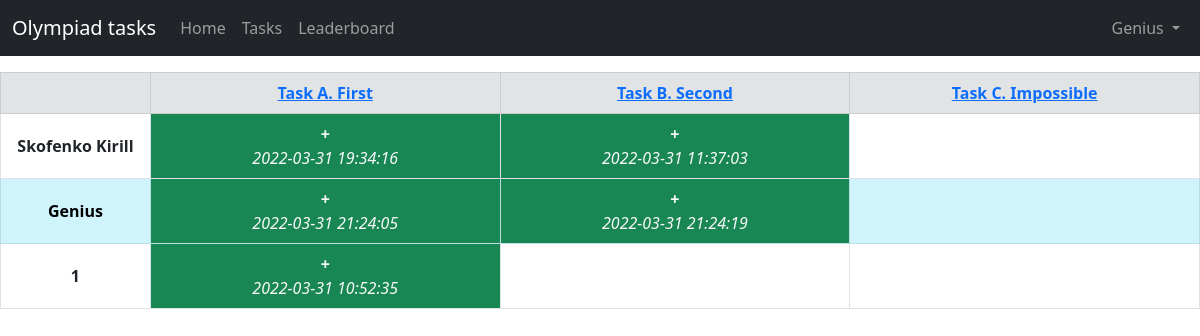
The app's page /leaderboard (signed in) with its own data.
### models.py (models this page shows, shortened)
class User(db.Model):
    id = db.Column(db.Integer, primary_key=True)
    name = db.Column(db.String(30), nullable=False, unique=True)
    email = db.Column(db.String(30), nullable=False, unique=True)
    psw_hash = db.Column(db.String(72), nullable=False)

class Task(db.Model):
    id = db.Column(db.Integer, primary_key=True)
    name = db.Column(db.String(30), nullable=False)
    text = db.Column(db.Text, nullable=False)
    answer = db.Column(db.Text, nullable=False)

class Completed(db.Model):
    user_id = db.Column(db.Integer, ForeignKey(User.id), nullable=False)
    task_id = db.Column(db.Integer, ForeignKey(Task.id), nullable=False)
    time = db.Column(db.DateTime, server_default=func.now())
    __table_args__ = (PrimaryKeyConstraint(user_id, task_id),)

### routes.py (the view)
@blueprint.route('/leaderboard')
def leaderboard():
    all_users = db.session.query(User.id, User.name, func.count(User.name).label('done'),
                                 func.sum(func.strftime('%s', func.now()) - func.strftime('%s', Completed.time)).label(
                                     'duration')) \
        .join(Completed) \
        .filter(User.id == Completed.user_id) \
        .group_by(User.name) \
        .order_by(desc('done'), desc('duration')) \
        .all()
    all_tasks = db.session.query(Task.id, Task.name).all()
    all_completed = Completed.query.all()
    completed_dict = {(comp.user_id, comp.task_id): comp.time for comp in all_completed}
    return render_template('leaderboard.html', tasks=all_tasks, users=all_users, dict=completed_dict,
                           user=session.get('user', None))

### templates/leaderboard.html (shortened to what this page needs)
{% extends 'header.html' %}
{% block content %}
<table class="table table-bordered mt-3">
    <thead>
    <tr class="table-secondary">
        <th style="width: 12.5%" scope="col">&nbsp;</th>
        {% for t in tasks %}
        <th style="width: {{ 87.5/tasks|length }}%" class="text-center align-middle" scope="col">
            <a href="tasks/{{ t.id }}">{{ t.name }}</a>
        </th>
        {% endfor %}
    </tr>
    </thead>
    <tbody>
    {% for u in users %}
    <tr class="{% if u.name == user %} table-info {% endif %}">
        <th class="text-center align-middle" scope="row">{{ u.name }}</th>
        {% for t in tasks %}
            {% if (u.id, t.id) in dict %}
            <td class="text-center align-middle bg-success text-light">
                <b>+</b>
                <br>
                <i>{{ dict.get((u.id, t.id)) }}</i>
            </td>
            {% else %}
            <td></td>
            {% endif %}
        {% endfor %}
    </tr>
    {% endfor %}
    </tbody>
</table>
{% endblock %}

### templates/header.html (shortened to what this page needs)
{% extends 'base.html' %}
{% block header %}
<nav class="navbar navbar-expand-lg navbar-dark bg-dark">
    <div class="container-fluid">
        <a class="navbar-brand">Olympiad tasks</a>
        <div class="collapse navbar-collapse" id="navbarSupportedContent">
            <ul class="navbar-nav">
                <li class="nav-item">
                    <a class="nav-link" aria-current="page" href="/">Home</a>
                </li>
                <li class="nav-item">
                    <a class="nav-link" href="/tasks">Tasks</a>
                </li>
                <li class="nav-item">
                    <a class="nav-link" href="/leaderboard">Leaderboard</a>
                </li>
            </ul>
            <ul class="navbar-nav ms-auto">
                {% if user is not none %}
                <li class="nav-item dropdown">
                    <a class="nav-link dropdown-toggle" id="navbarDropdown" role="button" data-bs-toggle="dropdown"
                       aria-expanded="false">
                        {{ user }}
                    </a>
                </li>
                {% else %}
                <li class="nav-item">
                    <a class="nav-link" href="/login">Login</a>
                </li>
                {% endif %}
            </ul>
        </div>
    </div>
</nav>
{% endblock %}

### static/base.css (style rules this page uses)
html { overflow-wrap: break-word; }

### records on screen
User: name "Genius"
Task: {{ 87.5/tasks|length }} 29.166666666666668 (drawn), name "Task A. First"
Task: {{ 87.5/tasks|length }} 29.166666666666668 (drawn), name "Task B. Second"
Task: {{ 87.5/tasks|length }} 29.166666666666668 (drawn), name "Task C. Impossible"
User: name "Skofenko Kirill"
Completed: get "2022-03-31 19:34:16"
Completed: get "2022-03-31 11:37:03"
Completed: get "2022-03-31 21:24:05"
Completed: get "2022-03-31 21:24:19"
Completed: get "2022-03-31 10:52:35"

### other values on screen
{{ u.name }} "1"
